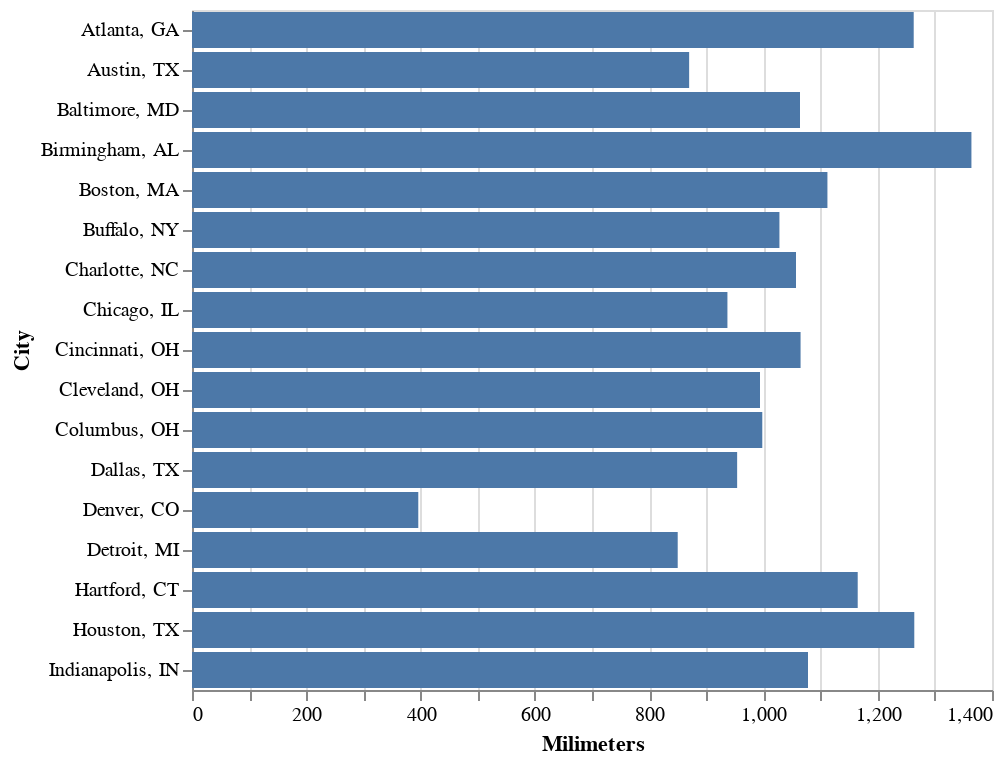

Write notebook code for a chart like this one.
### Code cell
# We can put the city names in y, where they are easier to read:
alt.Chart(rainfall).mark_bar().encode(alt.Y("City:N"), alt.X("Milimeters:Q"))

### Figure 1 — Vega-Lite specification as saved in the notebook (floating-point values rounded to 4 significant figures)
{"config": {"view": {"continuousWidth": 400, "continuousHeight": 300}}, "data": {"name": "data-ffc9e5a73214162b67aa64652cbe3ea1"}, "mark": "bar", "encoding": {"x": {"type": "quantitative", "field": "Milimeters"}, "y": {"type": "nominal", "field": "City"}}, "$schema": "https://vega.github.io/schema/vega-lite/v4.8.1.json", "datasets": {"data-ffc9e5a73214162b67aa64652cbe3ea1": [{"Days": 113, "City, State": "Atlanta, GA ", "Inches": 49.7, "Milimeters": 1263, "City": "Atlanta, GA "}, {"Days": 88, "City, State": "Austin, TX ", "Inches": 34.2, "Milimeters": 870, "City": "Austin, TX "}, {"Days": 116, "City, State": "Baltimore, MD ", "Inches": 41.9, "Milimeters": 1064, "City": "Baltimore, MD "}, {"Days": 117, "City, State": "Birmingham, AL ", "Inches": 53.7, "Milimeters": 1364, "City": "Birmingham, AL "}, {"Days": 126, "City, State": "Boston, MA ", "Inches": 43.8, "Milimeters": 1112, "City": "Boston, MA "}, {"Days": 167, "City, State": "Buffalo, NY ", "Inches": 40.5, "Milimeters": 1028, "City": "Buffalo, NY "}, {"Days": 110, "City, State": "Charlotte, NC", "Inches": 41.6, "Milimeters": 1057, "City": "Charlotte, NC"}, {"Days": 124, "City, State": "Chicago, IL", "Inches": 36.9, "Milimeters": 937, "City": "Chicago, IL"}, {"Days": 137, "City, State": "Cincinnati, OH ", "Inches": 41.9, "Milimeters": 1065, "City": "Cincinnati, OH "}, {"Days": 155, "City, State": "Cleveland, OH ", "Inches": 39.1, "Milimeters": 994, "City": "Cleveland, OH "}, {"Days": 139, "City, State": "Columbus, OH ", "Inches": 39.3, "Milimeters": 998, "City": "Columbus, OH "}, {"Days": 81, "City, State": "Dallas, TX ", "Inches": 37.6, "Milimeters": 954, "City": "Dallas, TX "}, {"Days": 87, "City, State": "Denver, CO", "Inches": 15.6, "Milimeters": 396, "City": "Denver, CO"}, {"Days": 135, "City, State": "Detroit, MI ", "Inches": 33.5, "Milimeters": 850, "City": "Detroit, MI "}, {"Days": 130, "City, State": "Hartford, CT ", "Inches": 45.9, "Milimeters": 1165, "City": "Hartford, CT "}, {"Days": 104, "City, State": "Houston, TX ", "Inches": 49.8, "Milimeters": 1264, "City": "Houston, TX "}, {"Days": 129, "City, State": "Indianapolis, IN ", "Inches": 42.4, "Milimeters": 1078, "City": "Indianapolis, IN "}]}}
